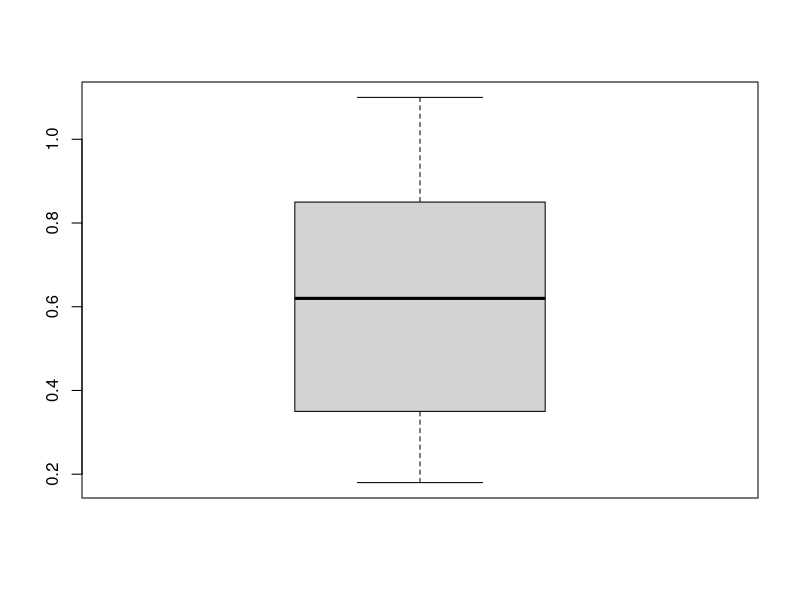
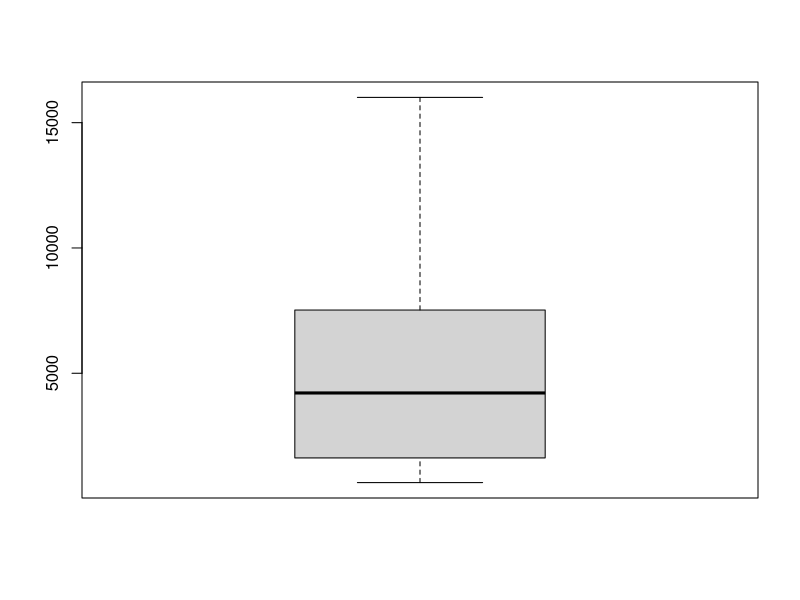
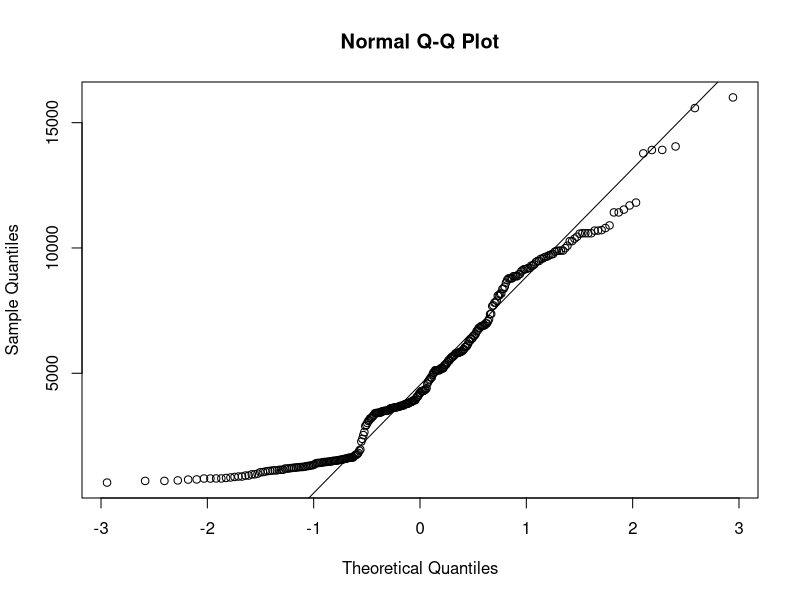
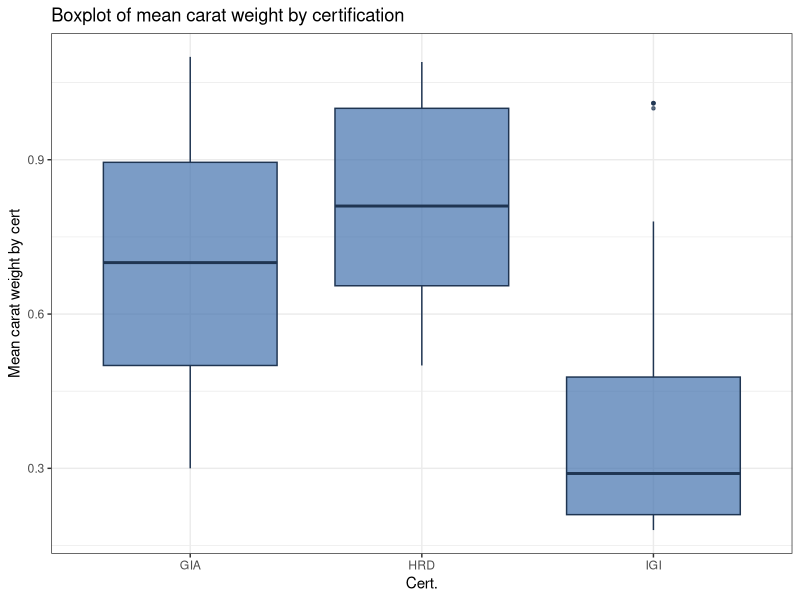
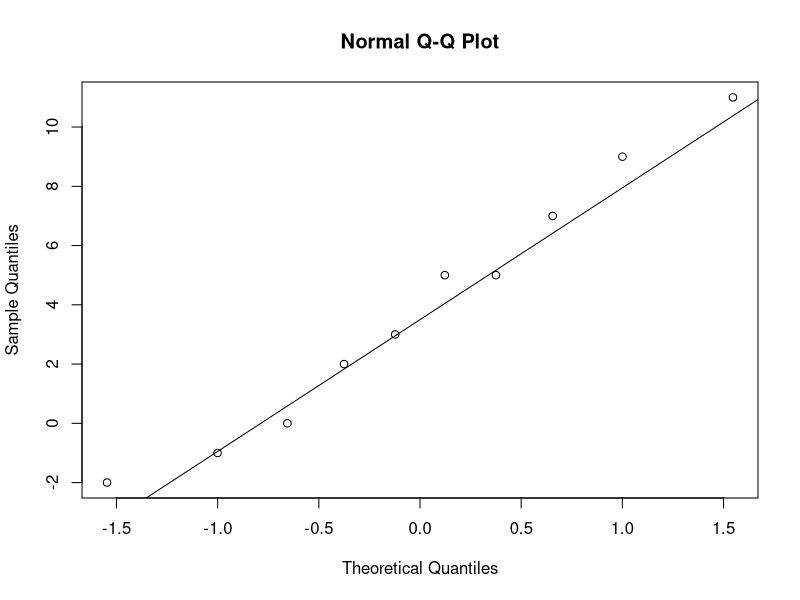
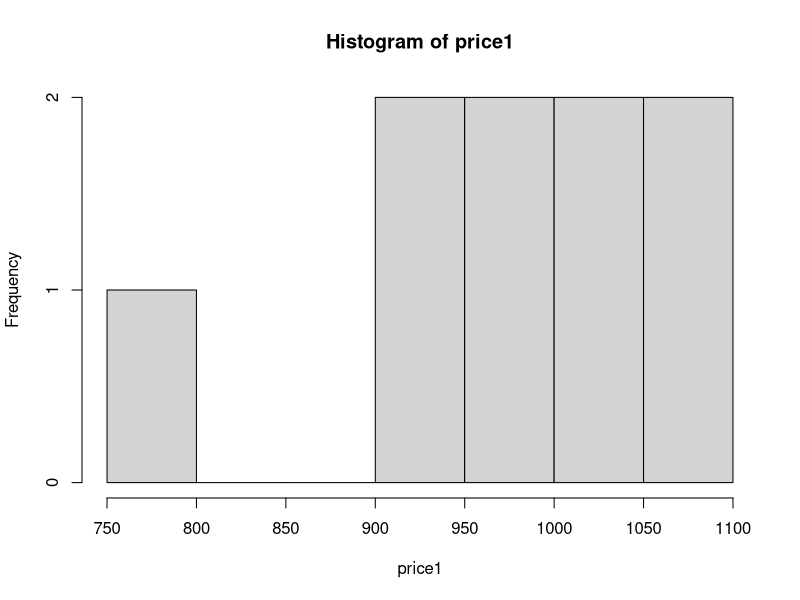
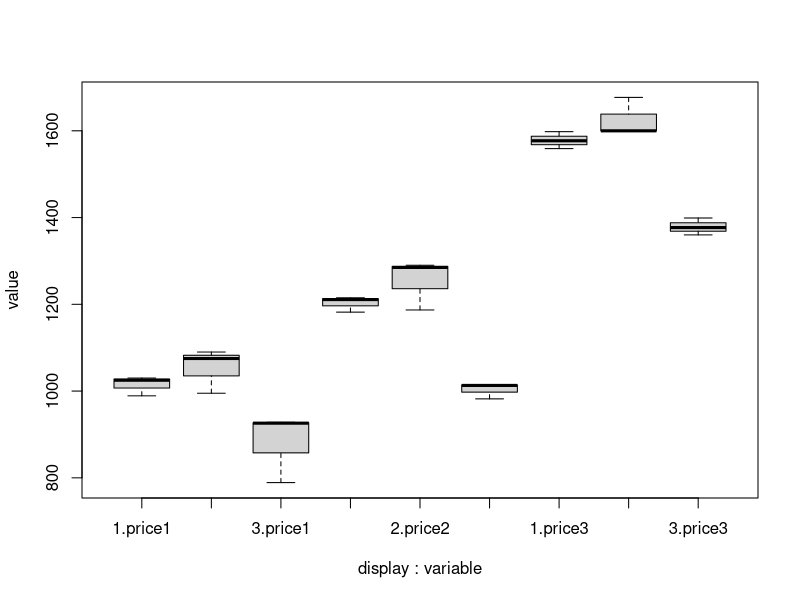

The R source for these figures, in order:
## ---- chunk 1
knitr::opts_chunk$set(echo = TRUE)
library(ggplot2);library(reshape2)
# setwd("/Class/STSCI 5080/")
## ---- chunk 2
diamonds2 <- read.table("diamonds2.txt", header=T)
attach(diamonds2)
## ---- chunk 3
summary(diamonds2)
boxplot(X.carat)
boxplot(price)
## ---- chunk 4
t.test(price, conf.level=0.99)
qqnorm(price);qqline(price) 

## ---- chunk 5
# Not sure about the results for this
t.test(price, mu=4800, conf.level=0.99)

## ---- chunk 6
t.test(X.carat, mu=0.60, alternative="greater", conf.level=0.95)

## ---- chunk 7
gia_cert <- 1*(cert=="GIA")
t.test(gia_cert, mu=1/3, conf.level=1-0.05)
## ---- chunk 8
fill <- "#4271AE"
line <- "#1F3552"
pcert <- ggplot(diamonds2, aes(x = cert, y = X.carat)) +
        geom_boxplot(fill = fill, colour = line, alpha = 0.7,
                     outlier.colour = "#1F3552", outlier.shape = 20) +
        scale_y_continuous(name = "Mean carat weight by cert")+
        scale_x_discrete(name = "Cert.") +
        ggtitle("Boxplot of mean carat weight by certification")
pcert <- pcert + theme_bw()
pcert
## ---- chunk 9
powernap <- read.table("powernap.txt", header=T)
attach(powernap)
## ---- chunk 10
qqnorm(num2015-num2016); qqline(num2015-num2016)
summary(powernap)
t.test(num2015, num2016, alternative="two.sided", conf.level=0.95, paired=T) # comment on choice paired=T

# ADD A VARIANCE TABLE HERE

## ---- chunk 11
supermarket <- read.table("supermarket.txt", header=T)
attach(supermarket)
## ---- chunk 12
summary(supermarket)
hist(price1)
supedr_plot <- ggplot(supermarket, aes(y=freq, x=price)) + geom_bar(stat="identity", position="dodge") + labs(title = "Supermarket Prelim Analysis", subtitle="for n=10, p=0.95 & λ=9.5")

# Analysis of variance table here?
super_dt_melt <- melt(supermarket, id.vars = c('display'))
attach(super_dt_melt)
boxplot(value~display*variable)
